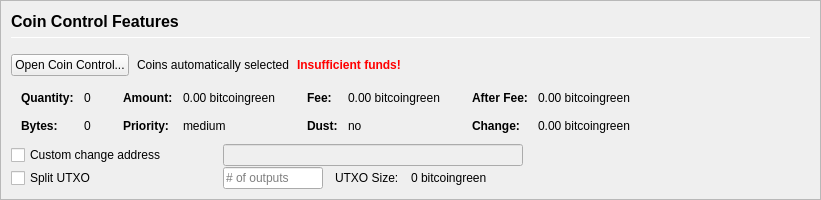
         <widget class="QFrame" name="frameCoinControl">
          <property name="sizePolicy">
           <sizepolicy hsizetype="Expanding" vsizetype="Expanding">
            <horstretch>0</horstretch>
            <verstretch>0</verstretch>
           </sizepolicy>
          </property>
          <property name="maximumSize">
           <size>
            <width>16777215</width>
            <height>16777215</height>
           </size>
          </property>
          <property name="frameShape">
           <enum>QFrame::StyledPanel</enum>
          </property>
          <property name="frameShadow">
           <enum>QFrame::Sunken</enum>
          </property>
          <layout class="QVBoxLayout" name="verticalLayoutCoinControl2">
           <property name="spacing">
            <number>0</number>
           </property>
           <property name="leftMargin">
            <number>0</number>
           </property>
           <property name="topMargin">
            <number>0</number>
           </property>
           <property name="rightMargin">
            <number>0</number>
           </property>
           <property name="bottomMargin">
            <number>0</number>
           </property>
           <item>
            <widget class="QFrame" name="frameCoinControl_BG">
             <layout class="QVBoxLayout" name="verticalLayoutCoinControl" stretch="0,0,0,0,0,0">
              <property name="spacing">
               <number>1</number>
              </property>
              <property name="leftMargin">
               <number>10</number>
              </property>
              <property name="topMargin">
               <number>10</number>
              </property>
              <item>
               <layout class="QHBoxLayout" name="horizontalLayoutCoinControl1">
                <property name="bottomMargin">
                 <number>15</number>
                </property>
                <item>
                 <layout class="QVBoxLayout" name="verticalLayout_3">
                  <property name="spacing">
                   <number>6</number>
                  </property>
                  <item>
                   <widget class="QLabel" name="labelCoinControlFeatures">
                    <property name="sizePolicy">
                     <sizepolicy hsizetype="Preferred" vsizetype="Maximum">
                      <horstretch>0</horstretch>
                      <verstretch>0</verstretch>
                     </sizepolicy>
                    </property>
                    <property name="minimumSize">
                     <size>
                      <width>0</width>
                      <height>20</height>
                     </size>
                    </property>
                    <property name="font">
                     <font>
                      <pointsize>12</pointsize>
                      <weight>75</weight>
                      <bold>true</bold>
                     </font>
                    </property>
                    <property name="styleSheet">
                     <string notr="true">font-weight:bold;</string>
                    </property>
                    <property name="text">
                     <string>Coin Control Features</string>
                    </property>
                   </widget>
                  </item>
                  <item>
                   <widget class="Line" name="line">
                    <property name="minimumSize">
                     <size>
                      <width>0</width>
                      <height>1</height>
                     </size>
                    </property>
                    <property name="maximumSize">
                     <size>
                      <width>16777215</width>
                      <height>1</height>
                     </size>
                    </property>
                    <property name="orientation">
                     <enum>Qt::Horizontal</enum>
                    </property>
                   </widget>
                  </item>
                 </layout>
                </item>
               </layout>
              </item>
              <item>
               <layout class="QHBoxLayout" name="horizontalLayoutCoinControl2" stretch="0,0,0,0">
                <property name="spacing">
                 <number>8</number>
                </property>
                <property name="bottomMargin">
                 <number>10</number>
                </property>
                <item>
                 <widget class="QPushButton" name="pushButtonCoinControl">
                  <property name="styleSheet">
                   <string notr="true"/>
                  </property>
                  <property name="text">
                   <string>Open Coin Control...</string>
                  </property>
                  <property name="autoDefault">
                   <bool>false</bool>
                  </property>
                 </widget>
                </item>
                <item>
                 <widget class="QLabel" name="labelCoinControlAutomaticallySelected">
                  <property name="text">
                   <string>Coins automatically selected</string>
                  </property>
                  <property name="margin">
                   <number>5</number>
                  </property>
                 </widget>
                </item>
                <item>
                 <widget class="QLabel" name="labelCoinControlInsuffFunds">
                  <property name="font">
                   <font>
                    <weight>75</weight>
                    <bold>true</bold>
                   </font>
                  </property>
                  <property name="styleSheet">
                   <string notr="true">color:red;font-weight:bold;</string>
                  </property>
                  <property name="text">
                   <string>Insufficient funds!</string>
                  </property>
                  <property name="margin">
                   <number>5</number>
                  </property>
                 </widget>
                </item>
                <item>
                 <spacer name="horizontalSpacerCoinControl">
                  <property name="orientation">
                   <enum>Qt::Horizontal</enum>
                  </property>
                  <property name="sizeHint" stdset="0">
                   <size>
                    <width>40</width>
                    <height>1</height>
                   </size>
                  </property>
                 </spacer>
                </item>
               </layout>
              </item>
              <item>
               <widget class="QWidget" name="widgetCoinControl" native="true">
                <property name="sizePolicy">
                 <sizepolicy hsizetype="Preferred" vsizetype="Preferred">
                  <horstretch>0</horstretch>
                  <verstretch>0</verstretch>
                 </sizepolicy>
                </property>
                <property name="minimumSize">
                 <size>
                  <width>0</width>
                  <height>0</height>
                 </size>
                </property>
                <property name="styleSheet">
                 <string notr="true"/>
                </property>
                <layout class="QHBoxLayout" name="horizontalLayoutCoinControl5">
                 <property name="leftMargin">
                  <number>0</number>
                 </property>
                 <property name="topMargin">
                  <number>0</number>
                 </property>
                 <property name="rightMargin">
                  <number>0</number>
                 </property>
                 <property name="bottomMargin">
                  <number>0</number>
                 </property>
                 <item>
                  <layout class="QHBoxLayout" name="horizontalLayoutCoinControl3" stretch="0,0,0,1">
                   <property name="spacing">
                    <number>20</number>
                   </property>
                   <property name="topMargin">
                    <number>0</number>
                   </property>
                   <property name="bottomMargin">
                    <number>10</number>
                   </property>
                   <item>
                    <layout class="QFormLayout" name="formLayoutCoinControl1">
                     <property name="horizontalSpacing">
                      <number>10</number>
                     </property>
                     <property name="verticalSpacing">
                      <number>14</number>
                     </property>
                     <property name="leftMargin">
                      <number>10</number>
                     </property>
                     <property name="topMargin">
                      <number>4</number>
                     </property>
                     <property name="rightMargin">
                      <number>6</number>
                     </property>
                     <item row="0" column="0">
                      <widget class="QLabel" name="labelCoinControlQuantityText">
                       <property name="font">
                        <font>
                         <weight>75</weight>
                         <bold>true</bold>
                        </font>
                       </property>
                       <property name="text">
                        <string>Quantity:</string>
                       </property>
                       <property name="margin">
                        <number>0</number>
                       </property>
                      </widget>
                     </item>
                     <item row="0" column="1">
                      <widget class="QLabel" name="labelCoinControlQuantity">
                       <property name="cursor">
                        <cursorShape>IBeamCursor</cursorShape>
                       </property>
                       <property name="contextMenuPolicy">
                        <enum>Qt::ActionsContextMenu</enum>
                       </property>
                       <property name="text">
                        <string notr="true">0</string>
                       </property>
                       <property name="margin">
                        <number>0</number>
                       </property>
                       <property name="textInteractionFlags">
                        <set>Qt::LinksAccessibleByMouse|Qt::TextSelectableByKeyboard|Qt::TextSelectableByMouse</set>
                       </property>
                      </widget>
                     </item>
                     <item row="1" column="0">
                      <widget class="QLabel" name="labelCoinControlBytesText">
                       <property name="font">
                        <font>
                         <weight>75</weight>
                         <bold>true</bold>
                        </font>
                       </property>
                       <property name="text">
                        <string>Bytes:</string>
                       </property>
                      </widget>
                     </item>
                     <item row="1" column="1">
                      <widget class="QLabel" name="labelCoinControlBytes">
                       <property name="cursor">
                        <cursorShape>IBeamCursor</cursorShape>
                       </property>
                       <property name="contextMenuPolicy">
                        <enum>Qt::ActionsContextMenu</enum>
                       </property>
                       <property name="text">
                        <string notr="true">0</string>
                       </property>
                       <property name="textInteractionFlags">
                        <set>Qt::LinksAccessibleByMouse|Qt::TextSelectableByKeyboard|Qt::TextSelectableByMouse</set>
                       </property>
                      </widget>
                     </item>
                    </layout>
                   </item>
                   <item>
                    <layout class="QFormLayout" name="formLayoutCoinControl2">
                     <property name="horizontalSpacing">
                      <number>10</number>
                     </property>
                     <property name="verticalSpacing">
                      <number>14</number>
                     </property>
                     <property name="leftMargin">
                      <number>6</number>
                     </property>
                     <property name="topMargin">
                      <number>4</number>
                     </property>
                     <property name="rightMargin">
                      <number>6</number>
                     </property>
                     <item row="0" column="0">
                      <widget class="QLabel" name="labelCoinControlAmountText">
                       <property name="font">
                        <font>
                         <weight>75</weight>
                         <bold>true</bold>
                        </font>
                       </property>
                       <property name="text">
                        <string>Amount:</string>
                       </property>
                       <property name="margin">
                        <number>0</number>
                       </property>
                      </widget>
                     </item>
                     <item row="0" column="1">
                      <widget class="QLabel" name="labelCoinControlAmount">
                       <property name="cursor">
                        <cursorShape>IBeamCursor</cursorShape>
                       </property>
                       <property name="contextMenuPolicy">
                        <enum>Qt::ActionsContextMenu</enum>
                       </property>
                       <property name="text">
                        <string notr="true">0.00 bitcoingreen</string>
                       </property>
                       <property name="textInteractionFlags">
                        <set>Qt::LinksAccessibleByMouse|Qt::TextSelectableByKeyboard|Qt::TextSelectableByMouse</set>
                       </property>
                      </widget>
                     </item>
                     <item row="1" column="0">
                      <widget class="QLabel" name="labelCoinControlPriorityText">
                       <property name="font">
                        <font>
                         <weight>75</weight>
                         <bold>true</bold>
                        </font>
                       </property>
                       <property name="text">
                        <string>Priority:</string>
                       </property>
                      </widget>
                     </item>
                     <item row="1" column="1">
                      <widget class="QLabel" name="labelCoinControlPriority">
                       <property name="cursor">
                        <cursorShape>IBeamCursor</cursorShape>
                       </property>
                       <property name="contextMenuPolicy">
                        <enum>Qt::ActionsContextMenu</enum>
                       </property>
                       <property name="text">
                        <string>medium</string>
                       </property>
                       <property name="textInteractionFlags">
                        <set>Qt::LinksAccessibleByMouse|Qt::TextSelectableByKeyboard|Qt::TextSelectableByMouse</set>
                       </property>
                      </widget>
                     </item>
                    </layout>
                   </item>
                   <item>
                    <layout class="QFormLayout" name="formLayoutCoinControl3">
                     <property name="horizontalSpacing">
                      <number>10</number>
                     </property>
                     <property name="verticalSpacing">
                      <number>14</number>
                     </property>
                     <property name="leftMargin">
                      <number>6</number>
                     </property>
                     <property name="topMargin">
                      <number>4</number>
                     </property>
                     <property name="rightMargin">
                      <number>6</number>
                     </property>
                     <item row="0" column="0">
                      <widget class="QLabel" name="labelCoinControlFeeText">
                       <property name="font">
                        <font>
                         <weight>75</weight>
                         <bold>true</bold>
                        </font>
                       </property>
                       <property name="text">
                        <string>Fee:</string>
                       </property>
                       <property name="margin">
                        <number>0</number>
                       </property>
                      </widget>
                     </item>
                     <item row="0" column="1">
                      <widget class="QLabel" name="labelCoinControlFee">
                       <property name="cursor">
                        <cursorShape>IBeamCursor</cursorShape>
                       </property>
                       <property name="contextMenuPolicy">
                        <enum>Qt::ActionsContextMenu</enum>
                       </property>
                       <property name="text">
                        <string notr="true">0.00 bitcoingreen</string>
                       </property>
                       <property name="textInteractionFlags">
                        <set>Qt::LinksAccessibleByMouse|Qt::TextSelectableByKeyboard|Qt::TextSelectableByMouse</set>
                       </property>
                      </widget>
                     </item>
                     <item row="1" column="0">
                      <widget class="QLabel" name="labelCoinControlLowOutputText">
                       <property name="font">
                        <font>
                         <weight>75</weight>
                         <bold>true</bold>
                        </font>
                       </property>
                       <property name="text">
                        <string>Dust:</string>
                       </property>
                      </widget>
                     </item>
                     <item row="1" column="1">
                      <widget class="QLabel" name="labelCoinControlLowOutput">
                       <property name="cursor">
                        <cursorShape>IBeamCursor</cursorShape>
                       </property>
                       <property name="contextMenuPolicy">
                        <enum>Qt::ActionsContextMenu</enum>
                       </property>
                       <property name="text">
                        <string>no</string>
                       </property>
                       <property name="textInteractionFlags">
                        <set>Qt::LinksAccessibleByMouse|Qt::TextSelectableByKeyboard|Qt::TextSelectableByMouse</set>
                       </property>
                      </widget>
                     </item>
                    </layout>
                   </item>
                   <item>
                    <layout class="QFormLayout" name="formLayoutCoinControl4">
                     <property name="horizontalSpacing">
                      <number>10</number>
                     </property>
                     <property name="verticalSpacing">
                      <number>14</number>
                     </property>
                     <property name="leftMargin">
                      <number>6</number>
                     </property>
                     <property name="topMargin">
                      <number>4</number>
                     </property>
                     <property name="rightMargin">
                      <number>6</number>
                     </property>
                     <item row="0" column="0">
                      <widget class="QLabel" name="labelCoinControlAfterFeeText">
                       <property name="font">
                        <font>
                         <weight>75</weight>
                         <bold>true</bold>
                        </font>
                       </property>
                       <property name="text">
                        <string>After Fee:</string>
                       </property>
                       <property name="margin">
                        <number>0</number>
                       </property>
                      </widget>
                     </item>
                     <item row="0" column="1">
                      <widget class="QLabel" name="labelCoinControlAfterFee">
                       <property name="cursor">
                        <cursorShape>IBeamCursor</cursorShape>
                       </property>
                       <property name="contextMenuPolicy">
                        <enum>Qt::ActionsContextMenu</enum>
                       </property>
                       <property name="text">
                        <string notr="true">0.00 bitcoingreen</string>
                       </property>
                       <property name="textInteractionFlags">
                        <set>Qt::LinksAccessibleByMouse|Qt::TextSelectableByKeyboard|Qt::TextSelectableByMouse</set>
                       </property>
                      </widget>
                     </item>
                     <item row="1" column="0">
                      <widget class="QLabel" name="labelCoinControlChangeText">
                       <property name="font">
                        <font>
                         <weight>75</weight>
                         <bold>true</bold>
                        </font>
                       </property>
                       <property name="text">
                        <string>Change:</string>
                       </property>
                      </widget>
                     </item>
                     <item row="1" column="1">
                      <widget class="QLabel" name="labelCoinControlChange">
                       <property name="cursor">
                        <cursorShape>IBeamCursor</cursorShape>
                       </property>
                       <property name="contextMenuPolicy">
                        <enum>Qt::ActionsContextMenu</enum>
                       </property>
                       <property name="text">
                        <string notr="true">0.00 bitcoingreen</string>
                       </property>
                       <property name="textInteractionFlags">
                        <set>Qt::LinksAccessibleByMouse|Qt::TextSelectableByKeyboard|Qt::TextSelectableByMouse</set>
                       </property>
                      </widget>
                     </item>
                    </layout>
                   </item>
                  </layout>
                 </item>
                </layout>
               </widget>
              </item>
              <item>
               <layout class="QHBoxLayout" name="horizontalLayoutCoinControl4">
                <property name="spacing">
                 <number>12</number>
                </property>
                <property name="sizeConstraint">
                 <enum>QLayout::SetDefaultConstraint</enum>
                </property>
                <property name="topMargin">
                 <number>0</number>
                </property>
                <property name="rightMargin">
                 <number>0</number>
                </property>
                <item>
                 <widget class="QCheckBox" name="checkBoxCoinControlChange">
                  <property name="sizePolicy">
                   <sizepolicy hsizetype="Preferred" vsizetype="Preferred">
                    <horstretch>0</horstretch>
                    <verstretch>0</verstretch>
                   </sizepolicy>
                  </property>
                  <property name="minimumSize">
                   <size>
                    <width>200</width>
                    <height>0</height>
                   </size>
                  </property>
                  <property name="maximumSize">
                   <size>
                    <width>200</width>
                    <height>16777215</height>
                   </size>
                  </property>
                  <property name="toolTip">
                   <string>If this is activated, but the change address is empty or invalid, change will be sent to a newly generated address.</string>
                  </property>
                  <property name="text">
                   <string>Custom change address</string>
                  </property>
                 </widget>
                </item>
                <item>
                 <widget class="QValidatedLineEdit" name="lineEditCoinControlChange">
                  <property name="enabled">
                   <bool>false</bool>
                  </property>
                  <property name="sizePolicy">
                   <sizepolicy hsizetype="Preferred" vsizetype="Preferred">
                    <horstretch>0</horstretch>
                    <verstretch>0</verstretch>
                   </sizepolicy>
                  </property>
                  <property name="minimumSize">
                   <size>
                    <width>300</width>
                    <height>0</height>
                   </size>
                  </property>
                 </widget>
                </item>
                <item>
                 <widget class="QLabel" name="labelCoinControlChangeLabel">
                  <property name="sizePolicy">
                   <sizepolicy hsizetype="Preferred" vsizetype="Preferred">
                    <horstretch>0</horstretch>
                    <verstretch>0</verstretch>
                   </sizepolicy>
                  </property>
                  <property name="minimumSize">
                   <size>
                    <width>100</width>
                    <height>0</height>
                   </size>
                  </property>
                  <property name="text">
                   <string/>
                  </property>
                  <property name="margin">
                   <number>3</number>
                  </property>
                 </widget>
                </item>
               </layout>
              </item>
              <item>
               <layout class="QHBoxLayout" name="horizontalLayoutCoinControl6">
                <property name="spacing">
                 <number>12</number>
                </property>
                <property name="rightMargin">
                 <number>0</number>
                </property>
                <item>
                 <widget class="QCheckBox" name="splitBlockCheckBox">
                  <property name="sizePolicy">
                   <sizepolicy hsizetype="Preferred" vsizetype="Preferred">
                    <horstretch>0</horstretch>
                    <verstretch>0</verstretch>
                   </sizepolicy>
                  </property>
                  <property name="minimumSize">
                   <size>
                    <width>200</width>
                    <height>0</height>
                   </size>
                  </property>
                  <property name="maximumSize">
                   <size>
                    <width>200</width>
                    <height>16777215</height>
                   </size>
                  </property>
                  <property name="text">
                   <string>Split UTXO</string>
                  </property>
                 </widget>
                </item>
                <item>
                 <widget class="QLineEdit" name="splitBlockLineEdit">
                  <property name="sizePolicy">
                   <sizepolicy hsizetype="Preferred" vsizetype="Preferred">
                    <horstretch>50</horstretch>
                    <verstretch>0</verstretch>
                   </sizepolicy>
                  </property>
                  <property name="minimumSize">
                   <size>
                    <width>100</width>
                    <height>0</height>
                   </size>
                  </property>
                  <property name="maximumSize">
                   <size>
                    <width>100</width>
                    <height>16777215</height>
                   </size>
                  </property>
                  <property name="placeholderText">
                   <string># of outputs</string>
                  </property>
                 </widget>
                </item>
                <item>
                 <widget class="QLabel" name="labelBlockSizeText">
                  <property name="text">
                   <string>UTXO Size:</string>
                  </property>
                 </widget>
                </item>
                <item>
                 <widget class="QLabel" name="labelBlockSize">
                  <property name="text">
                   <string>0 bitcoingreen</string>
                  </property>
                 </widget>
                </item>
                <item>
                 <spacer name="horizontalSpacer_7">
                  <property name="orientation">
                   <enum>Qt::Horizontal</enum>
                  </property>
                  <property name="sizeHint" stdset="0">
                   <size>
                    <width>40</width>
                    <height>20</height>
                   </size>
                  </property>
                 </spacer>
                </item>
               </layout>
              </item>
              <item>
               <spacer name="verticalSpacerCoinControl">
                <property name="orientation">
                 <enum>Qt::Vertical</enum>
                </property>
                <property name="sizeHint" stdset="0">
                 <size>
                  <width>800</width>
                  <height>1</height>
                 </size>
                </property>
               </spacer>
              </item>
             </layout>
            </widget>
           </item>
          </layout>
         </widget>
